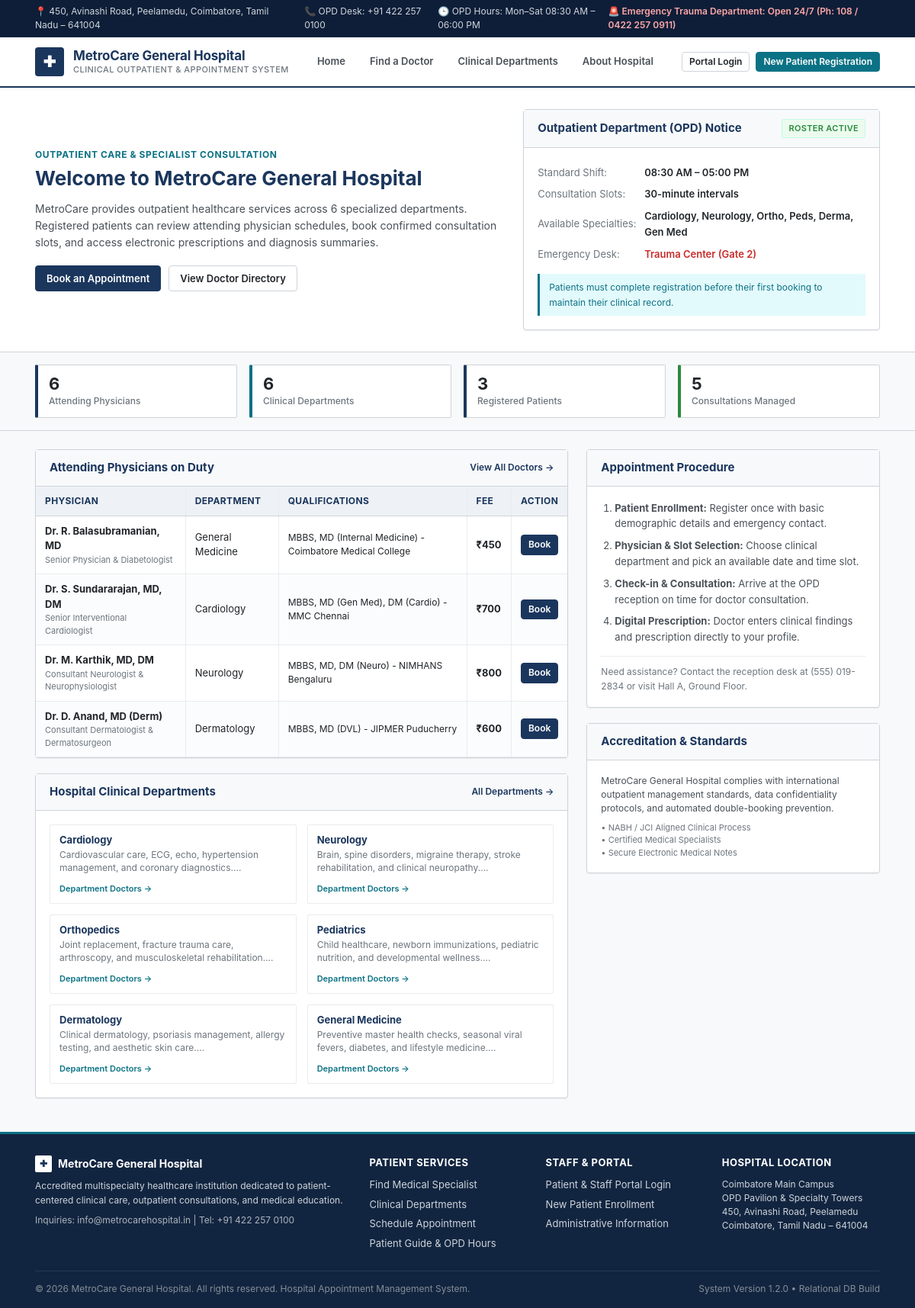
The page / on the database its author committed.
### tables this page shows
CREATE TABLE doctors (
        id INTEGER PRIMARY KEY AUTOINCREMENT,
        user_id INTEGER UNIQUE NOT NULL,
        department_id INTEGER NOT NULL,
        specialization TEXT NOT NULL,
        qualification TEXT NOT NULL,
        experience_years INTEGER NOT NULL DEFAULT 1,
        consultation_fee REAL NOT NULL DEFAULT 500.0,
        available_days TEXT NOT NULL, -- e.g. "Monday, Tuesday, Wednesday, Thursday, Friday"
        slot_start_time TEXT NOT NULL DEFAULT '09:00',
        slot_end_time TEXT NOT NULL DEFAULT '17:00',
        slot_duration_mins INTEGER NOT NULL DEFAULT 30,
        bio TEXT,
        FOREIGN KEY (user_id) REFERENCES users(id) ON DELETE CASCADE,
        FOREIGN KEY (department_id) REFERENCES departments(id) ON DELETE RESTRICT
    );

CREATE TABLE users (
        id INTEGER PRIMARY KEY AUTOINCREMENT,
        role TEXT NOT NULL CHECK(role IN ('admin', 'doctor', 'patient')),
        email TEXT UNIQUE NOT NULL,
        password_hash TEXT NOT NULL,
        full_name TEXT NOT NULL,
        phone TEXT,
        created_at TIMESTAMP DEFAULT CURRENT_TIMESTAMP
    );

CREATE TABLE departments (
        id INTEGER PRIMARY KEY AUTOINCREMENT,
        name TEXT UNIQUE NOT NULL,
        icon TEXT NOT NULL,
        description TEXT NOT NULL
    );

### app/main.py (the view)
@main_bp.route('/')
def index():
    conn = get_db_connection()
    departments = conn.execute("SELECT * FROM departments LIMIT 6").fetchall()
    doctors = conn.execute("""
        SELECT d.*, u.full_name, u.email, u.phone, dept.name as department_name, dept.icon as dept_icon
        FROM doctors d
        JOIN users u ON d.user_id = u.id
        JOIN departments dept ON d.department_id = dept.id
        ORDER BY d.experience_years DESC
        LIMIT 4
    """).fetchall()
    stats = {
        'doctors_count': conn.execute("SELECT COUNT(*) FROM doctors").fetchone()[0],
        'departments_count': conn.execute("SELECT COUNT(*) FROM departments").fetchone()[0],
        'patients_count': conn.execute("SELECT COUNT(*) FROM patients").fetchone()[0],
        'appointments_count': conn.execute("SELECT COUNT(*) FROM appointments").fetchone()[0]
    }
    conn.close()
    return render_template('index.html', departments=departments, doctors=doctors, stats=stats)

### app/database.py (called while the page is built)
def get_db_connection():
    from flask import current_app
    db_file = DB_PATH
    try:
        if current_app and 'DATABASE' in current_app.config:
            db_file = current_app.config['DATABASE']
    except RuntimeError:
        pass
    conn = sqlite3.connect(db_file)
    conn.row_factory = sqlite3.Row
    conn.execute("PRAGMA foreign_keys = ON")
    return conn

### app/templates/index.html (shortened to what this page needs)
{% extends 'base.html' %}
{% block content %}
<section style="background-color: #FFFFFF; border-bottom: 1px solid var(--border-color); padding: 28px 0;">
  <div class="container" style="display: grid; grid-template-columns: 1.3fr 1fr; gap: 32px; align-items: center;">
    <div>
      <span style="font-size: 12px; font-weight: 700; color: var(--hospital-teal); text-transform: uppercase; letter-spacing: 0.05em; display: block; margin-bottom: 6px;">
        Outpatient Care & Specialist Consultation
      </span>
      <h1 style="font-size: 26px; font-weight: 700; color: var(--hospital-navy); line-height: 1.25; margin-bottom: 12px;">
        Welcome to MetroCare General Hospital
      </h1>
      <p style="font-size: 14px; color: var(--text-secondary); line-height: 1.6; margin-bottom: 18px;">
        MetroCare provides outpatient healthcare services across 6 specialized departments. Registered patients can review attending physician schedules, book confirmed consultation slots, and access electronic prescriptions and diagnosis summaries.
      </p>
      <div style="display: flex; gap: 10px; align-items: center; flex-wrap: wrap;">
        <a href="{{ url_for('patient.book_appointment') if session.get('role') == 'patient' else url_for('auth.login') }}" class="btn btn-primary">
          Book an Appointment
        </a>
        <a href="{{ url_for('main.doctors') }}" class="btn btn-secondary">
          View Doctor Directory
        </a>
      </div>
    </div>
    <div class="hospital-panel" style="margin-bottom: 0;">
      <div class="panel-header">
        <h2 class="panel-title">Outpatient Department (OPD) Notice</h2>
        <span class="status-badge status-completed">Roster Active</span>
      </div>
      <div class="panel-body" style="font-size: 13px; line-height: 1.6;">
        <table style="width: 100%; border-collapse: collapse; margin-bottom: 12px;">
          <tr>
            <td style="padding: 4px 0; color: var(--text-muted); width: 140px;">Standard Shift:</td>
            <td style="padding: 4px 0; font-weight: 600;">08:30 AM – 05:00 PM</td>
          </tr>
          <tr>
            <td style="padding: 4px 0; color: var(--text-muted);">Consultation Slots:</td>
            <td style="padding: 4px 0; font-weight: 600;">30-minute intervals</td>
          </tr>
          <tr>
            <td style="padding: 4px 0; color: var(--text-muted);">Available Specialties:</td>
            <td style="padding: 4px 0; font-weight: 600;">Cardiology, Neurology, Ortho, Peds, Derma, Gen Med</td>
          </tr>
          <tr>
            <td style="padding: 4px 0; color: var(--text-muted);">Emergency Desk:</td>
            <td style="padding: 4px 0; font-weight: 600; color: var(--status-cancelled);">Trauma Center (Gate 2)</td>
          </tr>
        </table>
        <div style="background-color: var(--hospital-teal-light); border-left: 3px solid var(--hospital-teal); padding: 8px 12px; font-size: 12px; color: var(--hospital-teal);">
          Patients must complete registration before their first booking to maintain their clinical record.
        </div>
      </div>
    </div>
  </div>
</section>
<section style="background-color: #F8F9FA; border-bottom: 1px solid var(--border-color); padding: 16px 0;">
  <div class="container">
    <div style="display: grid; grid-template-columns: repeat(4, 1fr); gap: 16px;">
      <div class="kpi-box">
        <div class="kpi-number">{{ stats.doctors_count }}</div>
        <div class="kpi-label">Attending Physicians</div>
      </div>
      <div class="kpi-box teal">
        <div class="kpi-number">{{ stats.departments_count }}</div>
        <div class="kpi-label">Clinical Departments</div>
      </div>
      <div class="kpi-box">
        <div class="kpi-number">{{ stats.patients_count }}</div>
        <div class="kpi-label">Registered Patients</div>
      </div>
      <div class="kpi-box green">
        <div class="kpi-number">{{ stats.appointments_count }}</div>
        <div class="kpi-label">Consultations Managed</div>
      </div>
    </div>
  </div>
</section>
<section style="padding: 24px 0;">
  <div class="container" style="display: grid; grid-template-columns: 2fr 1.1fr; gap: 24px;">
    <div>
      <div class="hospital-panel">
        <div class="panel-header">
          <h2 class="panel-title">Attending Physicians on Duty</h2>
          <a href="{{ url_for('main.doctors') }}" style="font-size: 12px; font-weight: 600;">View All Doctors &rarr;</a>
        </div>
        <div class="table-wrapper" style="border: none;">
          <table class="hospital-table">
            <thead>
              <tr>
                <th>Physician</th>
                <th>Department</th>
                <th>Qualifications</th>
                <th>Fee</th>
                <th>Action</th>
              </tr>
            </thead>
            <tbody>
              {% for doc in doctors %}
              <tr>
                <td>
                  <strong>{{ doc.full_name }}</strong>
                  <div style="font-size: 11px; color: var(--text-muted);">{{ doc.specialization }}</div>
                </td>
                <td>{{ doc.department_name }}</td>
                <td style="font-size: 12px;">{{ doc.qualification }}</td>
                <td><strong>₹{{ "%.0f"|format(doc.consultation_fee) }}</strong></td>
                <td>
                  <a href="{{ url_for('patient.book_appointment', doctor_id=doc.id) }}" class="btn btn-primary btn-sm">
                    Book
                  </a>
                </td>
              </tr>
              {% endfor %}
            </tbody>
          </table>
        </div>
      </div>
      <div class="hospital-panel">
        <div class="panel-header">
          <h2 class="panel-title">Hospital Clinical Departments</h2>
          <a href="{{ url_for('main.departments') }}" style="font-size: 12px; font-weight: 600;">All Departments &rarr;</a>
        </div>
        <div class="panel-body">
          <div style="display: grid; grid-template-columns: 1fr 1fr; gap: 14px;">
            {% for dept in departments %}
            <div style="border: 1px solid var(--border-light); padding: 10px 12px; background: #FFFFFF; border-radius: var(--radius-xs);">
              <div style="font-weight: 700; color: var(--hospital-navy); font-size: 13px; margin-bottom: 2px;">
                {{ dept.name }}
              </div>
              <p style="font-size: 12px; color: var(--text-muted); margin-bottom: 6px; line-height: 1.4;">
                {{ dept.description[:95] }}...
              </p>
              <a href="{{ url_for('main.doctors', department=dept.id) }}" style="font-size: 11px; font-weight: 600; color: var(--hospital-teal);">
                Department Doctors &rarr;
              </a>
            </div>
            {% endfor %}
          </div>
        </div>
      </div>
    </div>
    <div>
      <div class="hospital-panel">
        <div class="panel-header">
          <h2 class="panel-title">Appointment Procedure</h2>
        </div>
        <div class="panel-body" style="font-size: 13px; line-height: 1.6;">
          <ol style="padding-left: 18px; margin: 0 0 14px 0; color: var(--text-secondary);">
            <li style="margin-bottom: 8px;">
              <strong>Patient Enrollment:</strong> Register once with basic demographic details and emergency contact.
            </li>
            <li style="margin-bottom: 8px;">
              <strong>Physician & Slot Selection:</strong> Choose clinical department and pick an available date and time slot.
            </li>
            <li style="margin-bottom: 8px;">
              <strong>Check-in & Consultation:</strong> Arrive at the OPD reception on time for doctor consultation.
            </li>
            <li>
              <strong>Digital Prescription:</strong> Doctor enters clinical findings and prescription directly to your profile.
            </li>
          </ol>
          <div style="border-top: 1px solid var(--border-light); padding-top: 10px; font-size: 12px; color: var(--text-muted);">
            Need assistance? Contact the reception desk at (555) 019-2834 or visit Hall A, Ground Floor.
          </div>
        </div>
      </div>
      <div class="hospital-panel">
        <div class="panel-header">
          <h2 class="panel-title">Accreditation & Standards</h2>
        </div>
        <div class="panel-body" style="font-size: 12px; color: var(--text-secondary); line-height: 1.5;">
          <p style="margin-bottom: 8px;">
            MetroCare General Hospital complies with international outpatient management standards, data confidentiality protocols, and automated double-booking prevention.
          </p>
          <div style="font-size: 11px; color: var(--text-muted);">
            • NABH / JCI Aligned Clinical Process<br>
            • Certified Medical Specialists<br>
            • Secure Electronic Medical Notes
          </div>
        </div>
      </div>
    </div>
  </div>
</section>
{% endblock %}

### app/templates/base.html (shortened to what this page needs)
<!DOCTYPE html>
<html lang="en">
<head>
  <link rel="stylesheet" href="{{ url_for('static', filename='css/styles.css') }}">
</head>
<body>
  <div class="hospital-topbar">
    <div class="container topbar-content">
      <div class="topbar-contact">
        <span>📍 450, Avinashi Road, Peelamedu, Coimbatore, Tamil Nadu – 641004</span>
        <span>📞 OPD Desk: +91 422 257 0100</span>
        <span>🕒 OPD Hours: Mon–Sat 08:30 AM – 06:00 PM</span>
      </div>
      <div class="topbar-emergency">
        🚨 Emergency Trauma Department: Open 24/7 (Ph: 108 / 0422 257 0911)
      </div>
    </div>
  </div>
  <header class="hospital-navbar">
    <div class="container nav-container">
      <a href="{{ url_for('main.index') }}" class="brand-container">
        <div class="hospital-emblem">✚</div>
        <div class="brand-titles">
          <span class="hospital-name">MetroCare General Hospital</span>
          <span class="hospital-tagline">Clinical Outpatient & Appointment System</span>
        </div>
      </a>
      <nav>
        <ul class="nav-menu">
          <li><a href="{{ url_for('main.index') }}" class="nav-item-link">Home</a></li>
          <li><a href="{{ url_for('main.doctors') }}" class="nav-item-link">Find a Doctor</a></li>
          <li><a href="{{ url_for('main.departments') }}" class="nav-item-link">Clinical Departments</a></li>
          <li><a href="{{ url_for('main.about') }}" class="nav-item-link">About Hospital</a></li>
        </ul>
      </nav>
      <div class="nav-actions">
        {% if session.get('user_id') %}
          {% if session.get('role') == 'admin' %}
            <a href="{{ url_for('admin.dashboard') }}" class="btn btn-secondary btn-sm">Admin Console</a>
          {% elif session.get('role') == 'doctor' %}
            <a href="{{ url_for('doctor.dashboard') }}" class="btn btn-secondary btn-sm">Doctor Agenda</a>
          {% else %}
            <a href="{{ url_for('patient.dashboard') }}" class="btn btn-secondary btn-sm">My Appointments</a>
            <a href="{{ url_for('patient.book_appointment') }}" class="btn btn-primary btn-sm">Book Appointment</a>
          {% endif %}
          <a href="{{ url_for('auth.logout') }}" class="btn btn-outline-danger btn-sm">Log Out</a>
        {% else %}
          <a href="{{ url_for('auth.login') }}" class="btn btn-secondary btn-sm">Portal Login</a>
          <a href="{{ url_for('auth.register') }}" class="btn btn-teal btn-sm">New Patient Registration</a>
        {% endif %}
      </div>
    </div>
  </header>
  <main style="flex: 1 0 auto;">
    {% block content %}{% endblock %}
  </main>
  <footer class="hospital-footer">
    <div class="container">
      <div class="footer-columns">
        <div class="footer-col">
          <div style="display: flex; align-items: center; gap: 8px; margin-bottom: 8px;">
            <div style="background:#FFFFFF; color:#1B365D; font-weight:bold; padding:2px 6px; border-radius:2px; font-size:12px;">✚</div>
            <strong style="color: #FFFFFF; font-size: 14px;">MetroCare General Hospital</strong>
          </div>
          <p style="font-size: 12px; line-height: 1.6; margin-bottom: 8px; color: #CED4DA;">
            Accredited multispecialty healthcare institution dedicated to patient-centered clinical care, outpatient consultations, and medical education.
          </p>
          <div style="font-size: 12px; color: #ADB5BD;">
            Inquiries: info@metrocarehospital.in | Tel: +91 422 257 0100
          </div>
        </div>
        <div class="footer-col">
          <h5>Patient Services</h5>
          <ul>
            <li><a href="{{ url_for('main.doctors') }}">Find Medical Specialist</a></li>
            <li><a href="{{ url_for('main.departments') }}">Clinical Departments</a></li>
            <li><a href="{{ url_for('patient.book_appointment') }}">Schedule Appointment</a></li>
            <li><a href="{{ url_for('main.about') }}">Patient Guide & OPD Hours</a></li>
          </ul>
        </div>
        <div class="footer-col">
          <h5>Staff & Portal</h5>
          <ul>
            <li><a href="{{ url_for('auth.login') }}">Patient & Staff Portal Login</a></li>
            <li><a href="{{ url_for('auth.register') }}">New Patient Enrollment</a></li>
            <li><a href="{{ url_for('main.about') }}">Administrative Information</a></li>
          </ul>
        </div>
        <div class="footer-col">
          <h5>Hospital Location</h5>
          <p style="font-size: 12px; line-height: 1.5; color: #CED4DA;">
            Coimbatore Main Campus<br>
            OPD Pavilion & Specialty Towers<br>
            450, Avinashi Road, Peelamedu<br>
            Coimbatore, Tamil Nadu – 641004
          </p>
        </div>
      </div>
      <div class="footer-bottom">
        <div>&copy; {{ current_year }} MetroCare General Hospital. All rights reserved. Hospital Appointment Management System.</div>
        <div>System Version 1.2.0 • Relational DB Build</div>
      </div>
    </div>
  </footer>
</body>
</html>

### rows shown on the page
doctors: full_name "Dr. R. Balasubramanian, MD", specialization "Senior Physician & Diabetologist", department_name "General Medicine", qualification "MBBS, MD (Internal Medicine) - Coimbatore Medical College", consultation_fee "450"
doctors: full_name "Dr. S. Sundararajan, MD, DM", specialization "Senior Interventional Cardiologist", department_name "Cardiology", qualification "MBBS, MD (Gen Med), DM (Cardio) - MMC Chennai", consultation_fee "700"
doctors: full_name "Dr. M. Karthik, MD, DM", specialization "Consultant Neurologist & Neurophysiologist", department_name "Neurology", qualification "MBBS, MD, DM (Neuro) - NIMHANS Bengaluru", consultation_fee "800"
doctors: full_name "Dr. D. Anand, MD (Derm)", specialization "Consultant Dermatologist & Dermatosurgeon", department_name "Dermatology", qualification "MBBS, MD (DVL) - JIPMER Puducherry", consultation_fee "600"
departments: name "Cardiology", description "Cardiovascular care, ECG, echo, hypertension management, and coronary diagnostics."
departments: name "Neurology", description "Brain, spine disorders, migraine therapy, stroke rehabilitation, and clinical neuropathy."
departments: name "Orthopedics", description "Joint replacement, fracture trauma care, arthroscopy, and musculoskeletal rehabilitation."
departments: name "Pediatrics", description "Child healthcare, newborn immunizations, pediatric nutrition, and developmental wellness."
departments: name "Dermatology", description "Clinical dermatology, psoriasis management, allergy testing, and aesthetic skin care."
departments: name "General Medicine", description "Preventive master health checks, seasonal viral fevers, diabetes, and lifestyle medicine."

### other values the page prints
{{ stats.doctors_count }} "6"
{{ stats.departments_count }} "6"
{{ stats.patients_count }} "3"
{{ stats.appointments_count }} "5"
